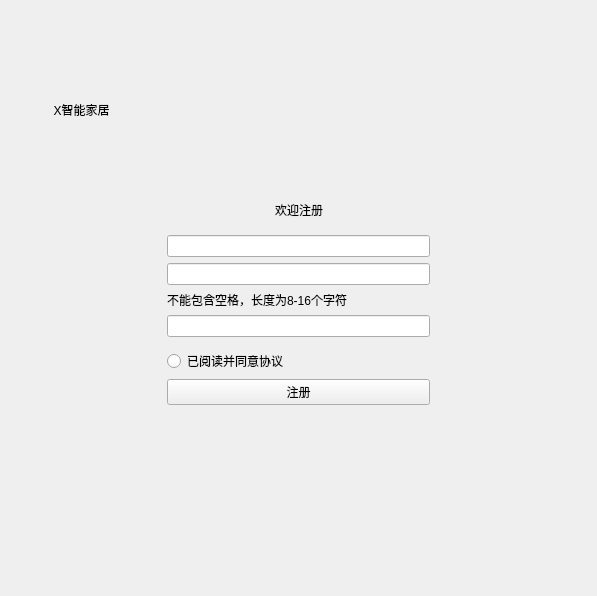
<?xml version="1.0" encoding="UTF-8"?>
<ui version="4.0">
 <class>RegisterPage</class>
 <widget class="QWidget" name="RegisterPage">
  <property name="geometry">
   <rect>
    <x>0</x>
    <y>0</y>
    <width>597</width>
    <height>596</height>
   </rect>
  </property>
  <property name="windowTitle">
   <string>Form</string>
  </property>
  <layout class="QHBoxLayout" name="horizontalLayout" stretch="1,2,1">
   <item>
    <widget class="QWidget" name="widget" native="true">
     <layout class="QVBoxLayout" name="verticalLayout_3" stretch="2,5">
      <property name="spacing">
       <number>0</number>
      </property>
      <property name="leftMargin">
       <number>0</number>
      </property>
      <property name="topMargin">
       <number>20</number>
      </property>
      <property name="rightMargin">
       <number>0</number>
      </property>
      <property name="bottomMargin">
       <number>0</number>
      </property>
      <item>
       <widget class="QWidget" name="widget_6" native="true">
        <layout class="QVBoxLayout" name="verticalLayout_2">
         <property name="spacing">
          <number>0</number>
         </property>
         <property name="leftMargin">
          <number>0</number>
         </property>
         <property name="topMargin">
          <number>0</number>
         </property>
         <property name="rightMargin">
          <number>0</number>
         </property>
         <property name="bottomMargin">
          <number>0</number>
         </property>
         <item>
          <widget class="QLabel" name="titleLab">
           <property name="text">
            <string>X智能家居</string>
           </property>
           <property name="alignment">
            <set>Qt::AlignCenter</set>
           </property>
          </widget>
         </item>
        </layout>
       </widget>
      </item>
      <item>
       <spacer name="verticalSpacer_3">
        <property name="orientation">
         <enum>Qt::Vertical</enum>
        </property>
        <property name="sizeHint" stdset="0">
         <size>
          <width>20</width>
          <height>396</height>
         </size>
        </property>
       </spacer>
      </item>
     </layout>
    </widget>
   </item>
   <item>
    <widget class="QWidget" name="widget_2" native="true">
     <layout class="QVBoxLayout" name="verticalLayout">
      <item>
       <spacer name="verticalSpacer">
        <property name="orientation">
         <enum>Qt::Vertical</enum>
        </property>
        <property name="sizeHint" stdset="0">
         <size>
          <width>20</width>
          <height>40</height>
         </size>
        </property>
       </spacer>
      </item>
      <item>
       <widget class="QWidget" name="widget_4" native="true">
        <layout class="QHBoxLayout" name="horizontalLayout_2">
         <item>
          <spacer name="horizontalSpacer">
           <property name="orientation">
            <enum>Qt::Horizontal</enum>
           </property>
           <property name="sizeHint" stdset="0">
            <size>
             <width>81</width>
             <height>20</height>
            </size>
           </property>
          </spacer>
         </item>
         <item>
          <widget class="QLabel" name="headerLab">
           <property name="text">
            <string>欢迎注册</string>
           </property>
          </widget>
         </item>
         <item>
          <spacer name="horizontalSpacer_2">
           <property name="orientation">
            <enum>Qt::Horizontal</enum>
           </property>
           <property name="sizeHint" stdset="0">
            <size>
             <width>80</width>
             <height>20</height>
            </size>
           </property>
          </spacer>
         </item>
        </layout>
       </widget>
      </item>
      <item>
       <widget class="QLineEdit" name="nickNameEdit"/>
      </item>
      <item>
       <widget class="QLineEdit" name="passwordEdit"/>
      </item>
      <item>
       <widget class="QLabel" name="passwordLab">
        <property name="text">
         <string>不能包含空格，长度为8-16个字符</string>
        </property>
       </widget>
      </item>
      <item>
       <widget class="QLineEdit" name="confidential"/>
      </item>
      <item>
       <widget class="QWidget" name="widget_5" native="true">
        <layout class="QHBoxLayout" name="horizontalLayout_3">
         <property name="spacing">
          <number>0</number>
         </property>
         <property name="leftMargin">
          <number>0</number>
         </property>
         <property name="topMargin">
          <number>0</number>
         </property>
         <property name="rightMargin">
          <number>0</number>
         </property>
         <property name="bottomMargin">
          <number>0</number>
         </property>
        </layout>
       </widget>
      </item>
      <item>
       <widget class="QRadioButton" name="attentionRBtn">
        <property name="text">
         <string>已阅读并同意协议</string>
        </property>
       </widget>
      </item>
      <item>
       <widget class="QPushButton" name="registerBtn">
        <property name="text">
         <string>注册</string>
        </property>
       </widget>
      </item>
      <item>
       <spacer name="verticalSpacer_2">
        <property name="orientation">
         <enum>Qt::Vertical</enum>
        </property>
        <property name="sizeHint" stdset="0">
         <size>
          <width>20</width>
          <height>40</height>
         </size>
        </property>
       </spacer>
      </item>
     </layout>
    </widget>
   </item>
   <item>
    <widget class="QWidget" name="widget_3" native="true"/>
   </item>
  </layout>
 </widget>
 <resources/>
 <connections/>
</ui>
